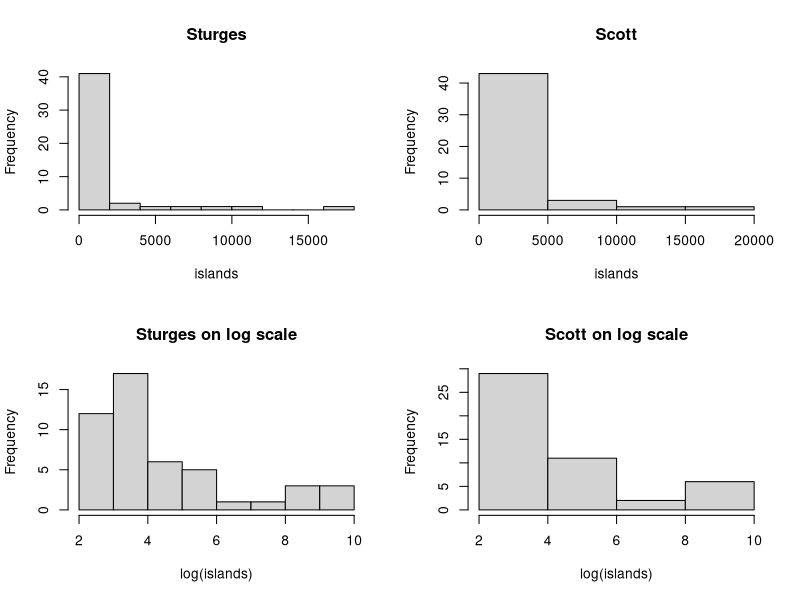
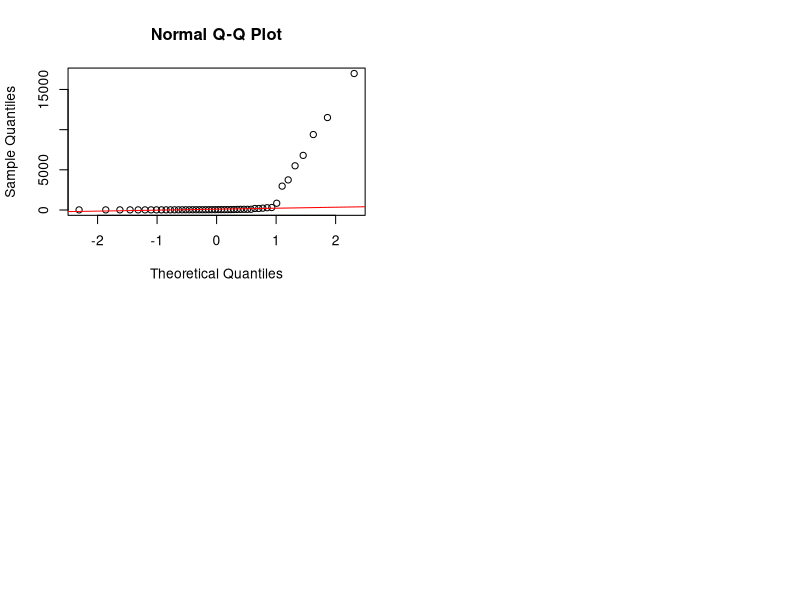
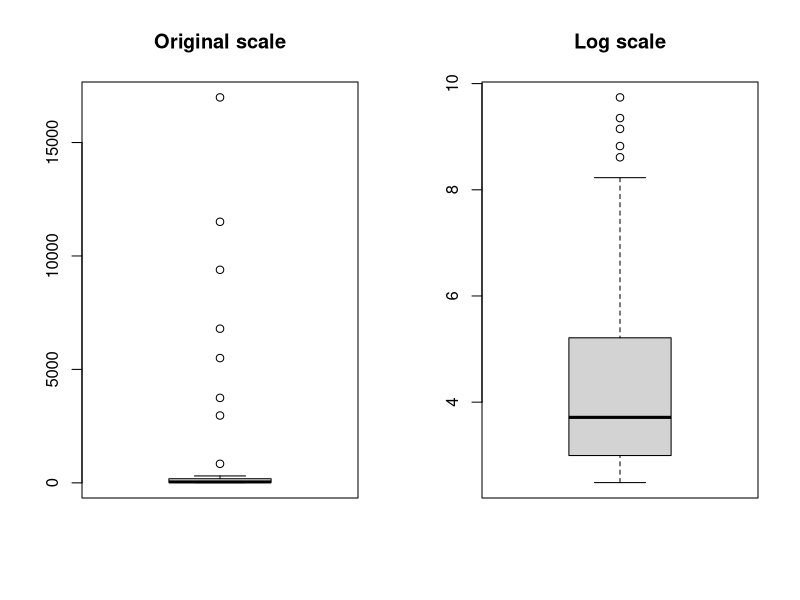
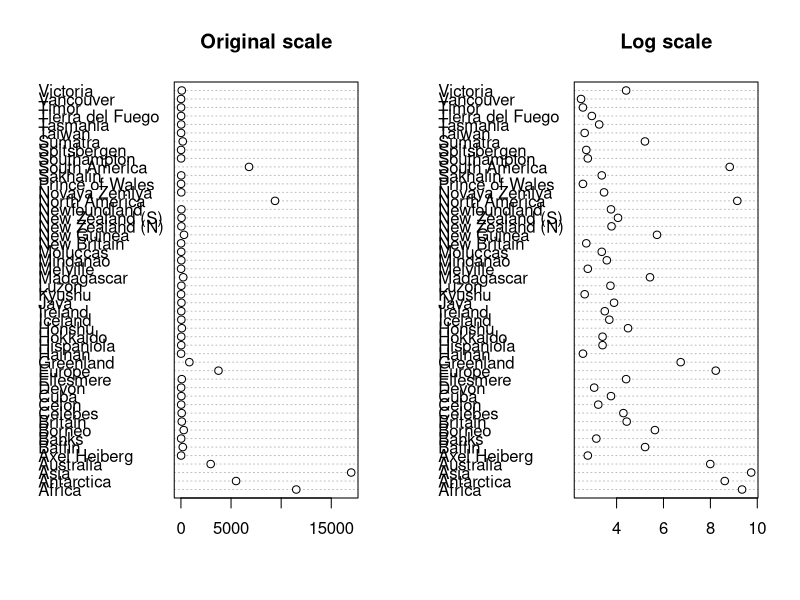
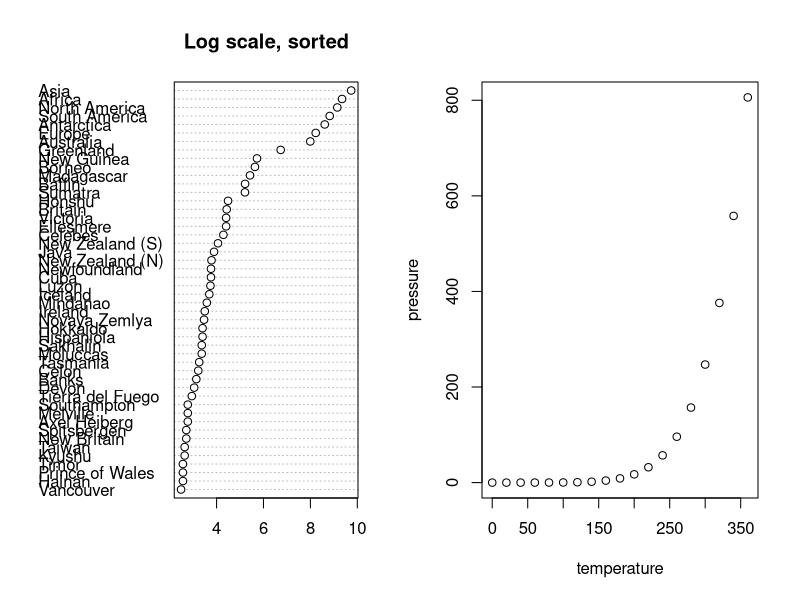
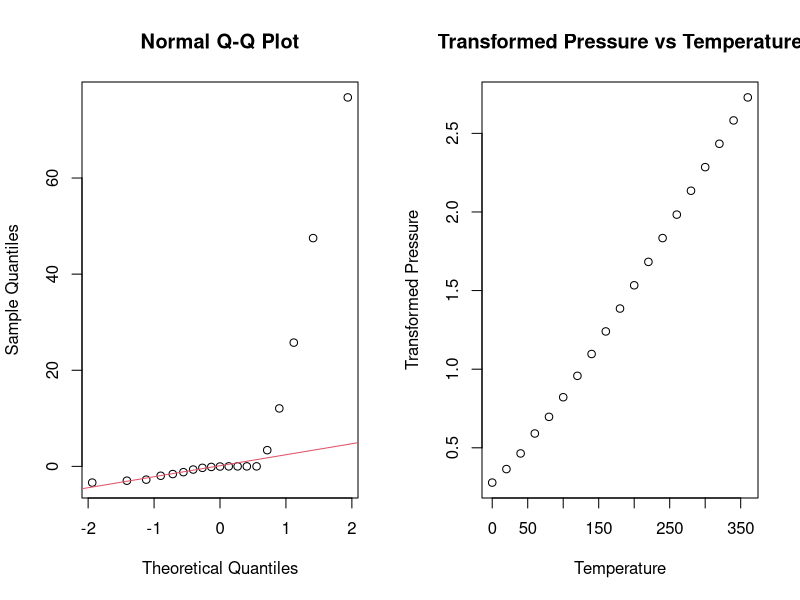
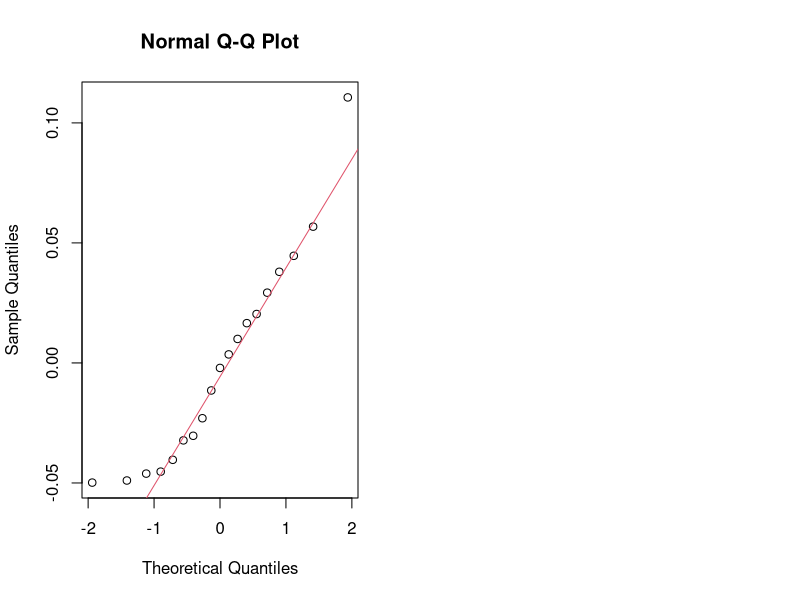
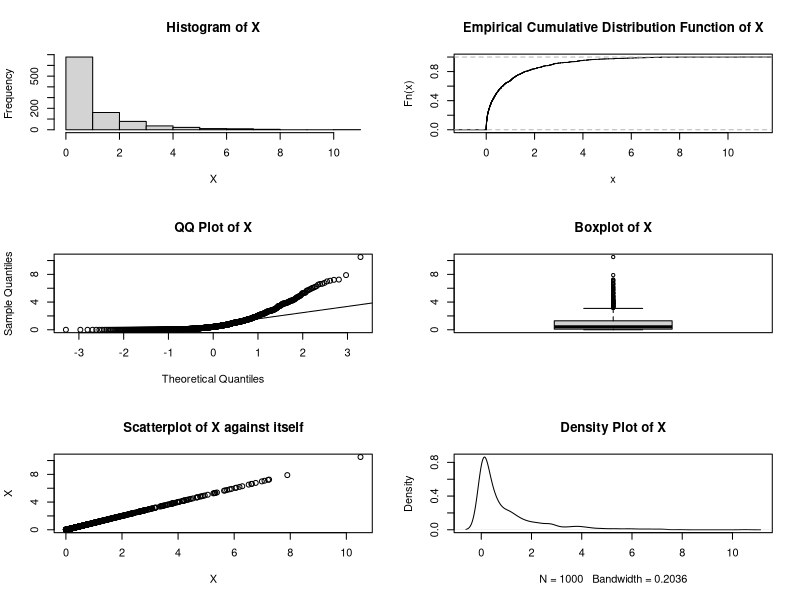

Write the R code that produced these figures, in order.
## ---- chunk 1
data(islands)

par(mfrow=c(2,2))
hist(islands, breaks = "Sturges", main = "Sturges")
hist(islands, breaks = "Scott", main = "Scott")
hist(log(islands), breaks = "Sturges", main = "Sturges on log scale")
hist(log(islands), breaks = "Scott", main = "Scott on log scale")
## ---- chunk 2
qqnorm(islands)
qqline(islands, col = "red")
## ---- chunk 3
par(mfrow=c(1,2))
boxplot(islands, main = "Original scale")
boxplot(log(islands), main = "Log scale")
## ---- chunk 4
par(mfrow=c(1,2))
dotchart(islands,main="Original scale")
dotchart(log(islands),main="Log scale")
## ---- chunk 5
dotchart(sort(log(islands)), main = "Log scale, sorted")
## ---- chunk 6
plot(pressure ~ temperature, data = pressure)# Calculate correlation coefficient


correlation <- cor(pressure$temperature, pressure$pressure)

# Check for linearity
if(abs(correlation) < 0.005) {
  cat("The variables are related linearly (correlation =", correlation, ").\n")
} else {
  cat("The variables are related nonlinearly (correlation =", correlation, ").\n")
}

## ---- chunk 7
# Calculate residuals
predicted_pressure <- (0.168 + 0.007 * pressure$temperature)^(20/3)
residuals <- pressure$pressure - predicted_pressure

# Construct a normal QQ plot
qqnorm(residuals)
qqline(residuals, col = 2)

# Assess normality
shapiro.test(residuals)
## ---- chunk 8
# Apply the power transformation y^(3/20) to pressure data values
transformed_pressure <- pressure$pressure^(3/20)

# Plot transformed values against temperature
plot(pressure$temperature, transformed_pressure,
     xlab = "Temperature", ylab = "Transformed Pressure",
     main = "Transformed Pressure vs Temperature")


# Calculate correlation coefficient between transformed pressure and temperature
correlation_transformed <- cor(pressure$temperature, transformed_pressure)

# Check for linearity
if(abs(correlation_transformed) < 0.005) {
  cat("The relationship between transformed pressure and temperature appears to 
      be linear (correlation =", correlation_transformed, ").\n")
} else {
  cat("The relationship between transformed pressure and temperature appears to 
      be nonlinear (correlation =", correlation_transformed, ").\n")
}


## ---- chunk 9
# Fit a linear regression model to transformed pressure values and temperature
lm_model_transformed <- lm(transformed_pressure ~ pressure$temperature)

# Predict transformed pressure values using the linear model
predicted_transformed_pressure <- predict(lm_model_transformed)

# Calculate residuals
residuals_transformed <- transformed_pressure - predicted_transformed_pressure

# Construct a normal QQ plot of residuals
qqnorm(residuals_transformed)
qqline(residuals_transformed, col = 2)

# Assess normality
shapiro.test(residuals_transformed)

## ---- chunk 10

# Load necessary library
library(MASS)  # For mvrnorm function

# Generate simulated standard normal random variable Z
set.seed(123)  # for reproducibility
Z <- rnorm(1000)

# Define variable X = Z^2
X <- Z^2

# Plotting Figure 3.18 with variable X
par(mfrow = c(3, 2))  # Set up a 3x2 layout for plots

# Plot histogram
hist(X, main = "Histogram of X")

# Plot ECDF
plot(ecdf(X), main = "Empirical Cumulative Distribution Function of X")

# Plot QQ plot
qqnorm(X, main = "QQ Plot of X")
qqline(X)

# Plot boxplot
boxplot(X, main = "Boxplot of X")

# Plot scatterplot of X against itself
plot(X, X, xlab = "X", ylab = "X", main = "Scatterplot of X against itself")

# Plot density plot
plot(density(X), main = "Density Plot of X")
## ---- chunk 11

# Now, apply the same set of plots to EuStockMarkets data
data("EuStockMarkets")

# Plotting Figure 3.18 with EuStockMarkets data
Z <- EuStockMarkets[, 1]  # Using the first column of EuStockMarkets data
X <- Z^2

par(mfrow = c(3, 2))  # Set up a 3x2 layout for plots

# Plot histogram
hist(X, main = "Histogram of X")

# Plot ECDF
plot(ecdf(X), main = "Empirical Cumulative Distribution Function of X")

# Plot QQ plot
qqnorm(X, main = "QQ Plot of X")
qqline(X)

# Plot boxplot
boxplot(X, main = "Boxplot of X")

# Plot scatterplot matrix
plot(X, X, xlab = "X", ylab = "X", main = "Scatterplot of X against itself")

# Plot density plot
plot(density(X), main = "Density Plot of X")

# Comment on the results and use summary() function to gain further insight
summary(X)
